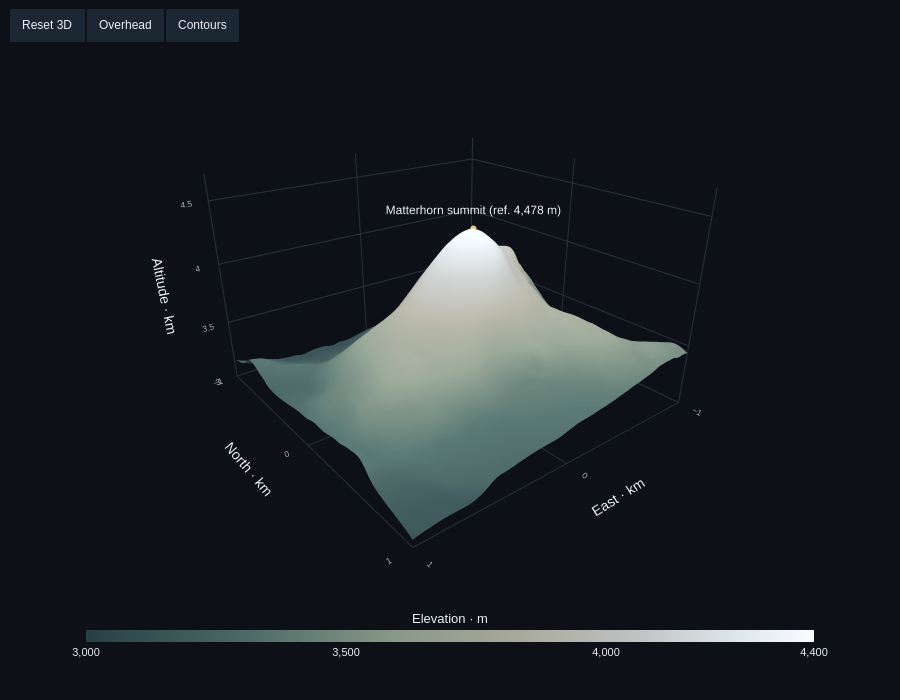

Notebook source saved alongside this figure:
### Code cell
# All axes use km; aspectmode=data keeps the terrain physically proportioned.
BG, FG, MUTED = '#0d1117', '#eaf0f5', '#a4b2c1'
# Use the full palette for the displayed relief; round outwards to 100 m.
color_min_m = 100 * math.floor(float(height_m.min()) / 100)
color_max_m = 100 * math.ceil(float(height_m.max()) / 100)
color_ticks_m = list(np.arange(color_min_m, color_max_m, 500, dtype=int)) + [color_max_m]
colors = [[0, '#263f45'], [.22, '#4c6a65'], [.43, '#8b9988'],
          [.60, '#aaa99b'], [.76, '#c0c3c2'], [.90, '#e0e8ed'], [1, '#fafcff']]
home_camera = dict(eye=dict(x=1.3, y=1.65, z=.85), up=dict(x=0, y=0, z=1),
                   center=dict(x=0, y=0, z=-.20), projection=dict(type='perspective'))
top_camera = dict(eye=dict(x=0, y=0, z=2.5), up=dict(x=0, y=1, z=0),
                  center=dict(x=0, y=0, z=0), projection=dict(type='orthographic'))
fig = go.Figure(go.Surface(
    x=x_km.astype(np.float32), y=y_km.astype(np.float32), z=height_km.astype(np.float32),
    surfacecolor=height_m.astype(np.float32), colorscale=colors, cmin=color_min_m, cmax=color_max_m,
    customdata=np.stack((np.round(latitude, 5), np.round(longitude, 5)), axis=-1).astype(np.float32),
    hovertemplate='Elevation %{z:.3f} km<br>%{customdata[0]:.5f}° N · %{customdata[1]:.5f}° E<extra>Terrain</extra>',
    colorbar=dict(title=dict(text='Elevation · m', side='top'), orientation='h',
                  x=.5, xanchor='center', y=-.08, len=.85, thickness=12,
                  tickvals=color_ticks_m, tickformat=",d", tickfont=dict(size=11), outlinewidth=0),
    contours=dict(z=dict(show=False, start=color_min_m/1000, end=color_max_m/1000, size=.1,
                         usecolormap=False, color='#45515c', width=1, highlight=False)),
    lighting=dict(ambient=.55, diffuse=.85, roughness=.9, specular=.15, fresnel=.15),
    lightposition=dict(x=10000, y=15000, z=20000), name='Terrain'))
fig.add_trace(go.Scatter3d(x=[peak_x_km], y=[peak_y_km], z=[peak_z_km], mode='markers+text',
    marker=dict(size=4, color='#e9c58d', line=dict(width=1, color='#0d1117')),
    text=[f'Matterhorn summit (ref. {SUMMIT_M:,} m)'], textposition='top center', textfont=dict(size=12, color=FG),
    hovertemplate=f'Matterhorn summit<br>Terrain here (Copernicus DEM): {peak_height_m:,.0f} m<br>Summit reference: {SUMMIT_M:,} m<extra>Matterhorn</extra>',
    showlegend=False))
axis = dict(showbackground=False, gridcolor='#28323d', zeroline=False,
            tickfont=dict(size=10, color=MUTED), showspikes=False)
fig.update_layout(template='plotly_dark', paper_bgcolor=BG, plot_bgcolor=BG,
    font=dict(family='Arial, sans-serif', color=FG, size=12), height=700,
    margin=dict(l=10, r=10, t=60, b=80), showlegend=False,
    scene=dict(bgcolor=BG, aspectmode='data', camera=home_camera,
        xaxis=dict(**axis, title='East · km', range=[-RADIUS_KM, RADIUS_KM], dtick=RADIUS_KM),
        yaxis=dict(**axis, title='North · km', range=[-RADIUS_KM, RADIUS_KM], dtick=RADIUS_KM),
        zaxis=dict(**axis, title='Altitude · km', range=[altitude_floor_km,4.7], dtick=.5)),
    updatemenus=[dict(type='buttons', direction='right', x=0, xanchor='left', y=1.11,
        yanchor='top', bgcolor='#1b2733', bordercolor='#455569', font=dict(size=12),
        showactive=False, buttons=[
            dict(label='Reset 3D', method='relayout', args=[{'scene.camera':home_camera}]),
            dict(label='Overhead', method='relayout', args=[{'scene.camera':top_camera}]),
            dict(label='Contours', method='restyle', args=[{'contours.z.show':True}, [0]],
                 args2=[{'contours.z.show':False}, [0]])])])
config = dict(responsive=True, scrollZoom=True, displaylogo=False, displayModeBar=False)
fig.show(config=config)

### Figure 1 — Plotly figure (JSON) as saved in the notebook; plotly's stock layout.template omitted (floating-point values rounded to 4 significant figures; data arrays with more than 128 entries replaced by an {"elided": "..."} marker saying what was removed)
{"data": [{"cmax": 4400, "cmin": 3000, "colorbar": {"len": 0.85, "orientation": "h", "outlinewidth": 0, "thickness": 12, "tickfont": {"size": 11}, "tickformat": ",d", "tickvals": [3000, 3500, 4000, 4400], "title": {"side": "top", "text": "Elevation · m"}, "x": 0.5, "xanchor": "center", "y": -0.08}, "colorscale": [[0, "#263f45"], [0.22, "#4c6a65"], [0.43, "#8b9988"], [0.6, "#aaa99b"], [0.76, "#c0c3c2"], [0.9, "#e0e8ed"], [1, "#fafcff"]], "contours": {"z": {"color": "#45515c", "end": 4.4, "highlight": false, "show": false, "size": 0.1, "start": 3.0, "usecolormap": false, "width": 1}}, "customdata": {"elided": "25538 float values"}, "hovertemplate": "Elevation %{z:.3f} km<br>%{customdata[0]:.5f}° N · %{customdata[1]:.5f}° E<extra>Terrain</extra>", "lighting": {"ambient": 0.55, "diffuse": 0.85, "fresnel": 0.15, "roughness": 0.9, "specular": 0.15}, "lightposition": {"x": 10000, "y": 15000, "z": 20000}, "name": "Terrain", "surfacecolor": {"elided": "113x113 float values"}, "type": "surface", "x": [-1.0, -0.9821, -0.9643, -0.9464, -0.9286, -0.9107, -0.8929, -0.875, -0.8571, -0.8393, -0.8214, -0.8036, -0.7857, -0.7679, -0.75, -0.7321, -0.7143, -0.6964, -0.6786, -0.6607, -0.6429, -0.625, -0.6071, -0.5893, -0.5714, -0.5536, -0.5357, -0.5179, -0.5, -0.4821, -0.4643, -0.4464, -0.4286, -0.4107, -0.3929, -0.375, -0.3571, -0.3393, -0.3214, -0.3036, -0.2857, -0.2679, -0.25, -0.2321, -0.2143, -0.1964, -0.1786, -0.1607, -0.1429, -0.125, -0.1071, -0.08929, -0.07143, -0.05357, -0.03571, -0.01786, 0.0, 0.01786, 0.03571, 0.05357, 0.07143, 0.08929, 0.1071, 0.125, 0.1429, 0.1607, 0.1786, 0.1964, 0.2143, 0.2321, 0.25, 0.2679, 0.2857, 0.3036, 0.3214, 0.3393, 0.3571, 0.375, 0.3929, 0.4107, 0.4286, 0.4464, 0.4643, 0.4821, 0.5, 0.5179, 0.5357, 0.5536, 0.5714, 0.5893, 0.6071, 0.625, 0.6429, 0.6607, 0.6786, 0.6964, 0.7143, 0.7321, 0.75, 0.7679, 0.7857, 0.8036, 0.8214, 0.8393, 0.8571, 0.875, 0.8929, 0.9107, 0.9286, 0.9464, 0.9643, 0.9821, 1.0], "y": [1.0, 0.9821, 0.9643, 0.9464, 0.9286, 0.9107, 0.8929, 0.875, 0.8571, 0.8393, 0.8214, 0.8036, 0.7857, 0.7679, 0.75, 0.7321, 0.7143, 0.6964, 0.6786, 0.6607, 0.6429, 0.625, 0.6071, 0.5893, 0.5714, 0.5536, 0.5357, 0.5179, 0.5, 0.4821, 0.4643, 0.4464, 0.4286, 0.4107, 0.3929, 0.375, 0.3571, 0.3393, 0.3214, 0.3036, 0.2857, 0.2679, 0.25, 0.2321, 0.2143, 0.1964, 0.1786, 0.1607, 0.1429, 0.125, 0.1071, 0.08929, 0.07143, 0.05357, 0.03571, 0.01786, 0.0, -0.01786, -0.03571, -0.05357, -0.07143, -0.08929, -0.1071, -0.125, -0.1429, -0.1607, -0.1786, -0.1964, -0.2143, -0.2321, -0.25, -0.2679, -0.2857, -0.3036, -0.3214, -0.3393, -0.3571, -0.375, -0.3929, -0.4107, -0.4286, -0.4464, -0.4643, -0.4821, -0.5, -0.5179, -0.5357, -0.5536, -0.5714, -0.5893, -0.6071, -0.625, -0.6429, -0.6607, -0.6786, -0.6964, -0.7143, -0.7321, -0.75, -0.7679, -0.7857, -0.8036, -0.8214, -0.8393, -0.8571, -0.875, -0.8929, -0.9107, -0.9286, -0.9464, -0.9643, -0.9821, -1.0], "z": {"elided": "113x113 float values"}}, {"hovertemplate": "Matterhorn summit<br>Terrain here (Copernicus DEM): 4,328 m<br>Summit reference: 4,478 m<extra>Matterhorn</extra>", "marker": {"color": "#e9c58d", "line": {"color": "#0d1117", "width": 1}, "size": 4}, "mode": "markers+text", "showlegend": false, "text": ["Matterhorn summit (ref. 4,478 m)"], "textfont": {"color": "#eaf0f5", "size": 12}, "textposition": "top center", "type": "scatter3d", "x": [-0.1429], "y": [0.03571], "z": [4.328]}], "layout": {"font": {"color": "#eaf0f5", "family": "Arial, sans-serif", "size": 12}, "height": 700, "margin": {"b": 80, "l": 10, "r": 10, "t": 60}, "paper_bgcolor": "#0d1117", "plot_bgcolor": "#0d1117", "scene": {"aspectmode": "data", "bgcolor": "#0d1117", "camera": {"center": {"x": 0, "y": 0, "z": -0.2}, "eye": {"x": 1.3, "y": 1.65, "z": 0.85}, "projection": {"type": "perspective"}, "up": {"x": 0, "y": 0, "z": 1}}, "xaxis": {"dtick": 1.0, "gridcolor": "#28323d", "range": [-1.0, 1.0], "showbackground": false, "showspikes": false, "tickfont": {"color": "#a4b2c1", "size": 10}, "title": {"text": "East · km"}, "zeroline": false}, "yaxis": {"dtick": 1.0, "gridcolor": "#28323d", "range": [-1.0, 1.0], "showbackground": false, "showspikes": false, "tickfont": {"color": "#a4b2c1", "size": 10}, "title": {"text": "North · km"}, "zeroline": false}, "zaxis": {"dtick": 0.5, "gridcolor": "#28323d", "range": [3.0, 4.7], "showbackground": false, "showspikes": false, "tickfont": {"color": "#a4b2c1", "size": 10}, "title": {"text": "Altitude · km"}, "zeroline": false}}, "showlegend": false, "updatemenus": [{"bgcolor": "#1b2733", "bordercolor": "#455569", "buttons": [{"args": [{"scene.camera": {"center": {"x": 0, "y": 0, "z": -0.2}, "eye": {"x": 1.3, "y": 1.65, "z": 0.85}, "projection": {"type": "perspective"}, "up": {"x": 0, "y": 0, "z": 1}}}], "label": "Reset 3D", "method": "relayout"}, {"args": [{"scene.camera": {"center": {"x": 0, "y": 0, "z": 0}, "eye": {"x": 0, "y": 0, "z": 2.5}, "projection": {"type": "orthographic"}, "up": {"x": 0, "y": 1, "z": 0}}}], "label": "Overhead", "method": "relayout"}, {"args": [{"contours.z.show": true}, [0]], "args2": [{"contours.z.show": false}, [0]], "label": "Contours", "method": "restyle"}], "direction": "right", "font": {"size": 12}, "showactive": false, "type": "buttons", "x": 0, "xanchor": "left", "y": 1.11, "yanchor": "top"}]}}
